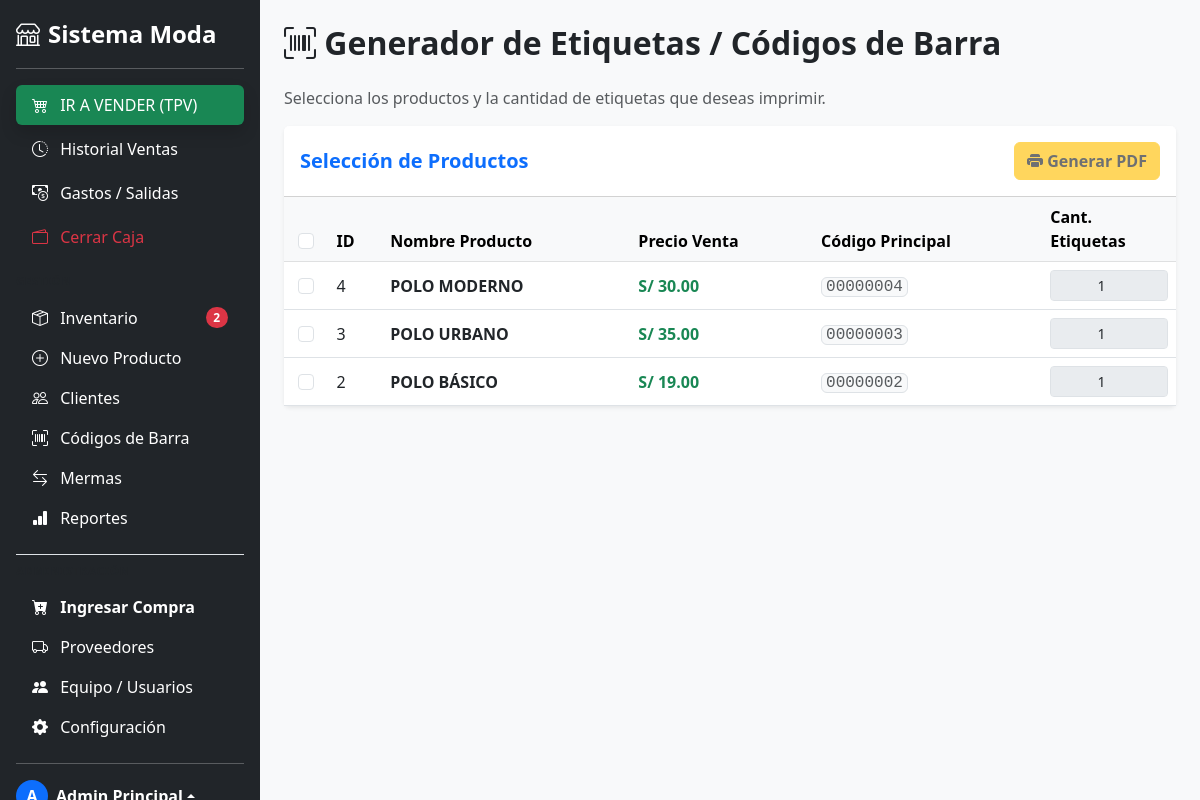
/etiqueta/index (signed in), run on the app's committed database.
### tables this page shows
CREATE TABLE IF NOT EXISTS `productos` (
  `id` int NOT NULL AUTO_INCREMENT,
  `codigo_barras_base` varchar(50) DEFAULT NULL,
  `nombre` varchar(200) NOT NULL,
  `descripcion` text,
  `activo` tinyint(1) DEFAULT '1',
  `categoria_id` int DEFAULT NULL,
  `precio_compra` decimal(10,2) DEFAULT NULL,
  `precio_venta` decimal(10,2) DEFAULT NULL,
  `imagen` varchar(255) DEFAULT NULL,
  `fecha_creacion` datetime DEFAULT CURRENT_TIMESTAMP,
  PRIMARY KEY (`id`),
  KEY `categoria_id` (`categoria_id`),
  CONSTRAINT `productos_ibfk_1` FOREIGN KEY (`categoria_id`) REFERENCES `categorias` (`id`)
);

### app/controllers/EtiquetaController.php (called while the page is built, shortened)
<?php
require_once '../app/models/Producto.php';
class EtiquetaController {
    public function index() {
        $productoModel = new Producto();
        $productos = $productoModel->listar();
        require_once '../app/views/etiquetas/index.php';
    }
}

### app/models/Producto.php (called while the page is built, shortened)
<?php
require_once '../app/core/Database.php';
class Producto {
    private $conn;
    public function __construct() {
        $database = new Database();
        $this->conn = $database->getConnection();
    }
    public function listar() {
        $sql = "SELECT p.id, p.nombre, p.precio_compra, p.precio_venta, p.categoria_id, p.activo,
                c.nombre as categoria_nombre,
                (SELECT IFNULL(SUM(stock_actual), 0) FROM producto_variantes WHERE producto_id = p.id) as stock_total
                FROM productos p
                LEFT JOIN categorias c ON p.categoria_id = c.id
                ORDER BY p.id DESC";
        $stmt = $this->conn->prepare($sql);
        $stmt->execute();
        return $stmt->fetchAll(PDO::FETCH_ASSOC);
    }
}

### app/core/Database.php (called while the page is built, shortened)
<?php
class Database {
    private $host;
    private $db_name;
    private $username;
    private $password;
    public function __construct() {
        $this->host     = getenv('DB_HOST')     ?: 'localhost';
        $this->db_name  = getenv('DB_NAME')     ?: 'sistema_moda';
        $this->username = getenv('DB_USER')     ?: 'root';
        $this->password = getenv('DB_PASS')     ?: '';
    }
    public function getConnection() {
        $this->conn = null;
        try {
            $this->conn = new PDO(
                "mysql:host=" . $this->host . ";dbname=" . $this->db_name . ";charset=utf8mb4",
                $this->username,
                $this->password
            );
            $this->conn->exec("set names utf8mb4");
            $this->conn->setAttribute(PDO::ATTR_ERRMODE, PDO::ERRMODE_EXCEPTION);
            $this->conn->setAttribute(PDO::ATTR_DEFAULT_FETCH_MODE, PDO::FETCH_ASSOC);
        } catch(PDOException $exception) {
            echo "Error de conexión: " . $exception->getMessage();
        }
        return $this->conn;
    }
}

### app/views/etiquetas/index.php (the view, shortened to what this page needs)
<!DOCTYPE html>
<html lang="es">
<head>
    <link href="https://cdn.jsdelivr.net/npm/bootstrap@5.3.0/dist/css/bootstrap.min.css" rel="stylesheet">
    <link rel="stylesheet" href="https://cdn.jsdelivr.net/npm/bootstrap-icons@1.11.0/font/bootstrap-icons.css">
</head>
<body class="bg-light">
<?php include '../app/views/layouts/sidebar.php'; ?>
<div class="main-content-area" style="height: 100vh; overflow-y: auto;">
    <div class="container-fluid p-4">
        <h2 class="fw-bold mb-4"><i class="bi bi-upc-scan"></i> Generador de Etiquetas / Códigos de Barra</h2>
        <p class="text-muted">Selecciona los productos y la cantidad de etiquetas que deseas imprimir.</p>
        <form action="<?= BASE_URL ?>/etiqueta/generar" method="POST" target="_blank">
            <div class="card shadow-sm border-0">
                <div class="card-header bg-white py-3 d-flex justify-content-between align-items-center">
                    <h5 class="m-0 text-primary fw-bold">Selección de Productos</h5>
                    <button type="submit" class="btn btn-warning text-dark fw-bold" id="btnGenerar" disabled>
                        <i class="bi bi-printer-fill"></i> Generar PDF
                    </button>
                </div>
                <div class="card-body p-0">
                    <div class="table-responsive">
                        <table class="table table-hover align-middle mb-0">
                            <thead class="table-light">
                                <tr>
                                    <th width="5%" class="text-center">
                                        <input type="checkbox" class="form-check-input" onclick="toggleAll(this)" title="Seleccionar Todos">
                                    </th>
                                    <th>ID</th>
                                    <th>Nombre Producto</th>
                                    <th>Precio Venta</th>
                                    <th>Código Principal</th>
                                    <th width="15%">Cant. Etiquetas</th>
                                </tr>
                            </thead>
                            <tbody>
                                <?php
                                if(empty($productos)): ?>
                                    <tr><td colspan="6" class="text-center py-4"><h4>No hay productos activos para etiquetar.</h4></td></tr>
                                <?php else: ?>
                                    <?php foreach($productos as $p): ?>
                                    <?php if($p['activo'] == 1): ?>
                                    <tr>
                                        <td class="text-center">
                                            <input type="checkbox" name="productos[]" value="<?= $p['id'] ?>" class="form-check-input chk-prod">
                                        </td>
                                        <td><?= $p['id'] ?></td>
                                        <td class="fw-bold"><?= $p['nombre'] ?></td>
                                        <td class="fw-bold text-success">S/ <?= number_format($p['precio_venta'], 2) ?></td>
                                        <td>
                                            <span class="font-monospace text-muted bg-light border px-1 rounded">
                                                <?= !empty($p['codigo_barras_base']) ? $p['codigo_barras_base'] : str_pad($p['id'], 8, '0', STR_PAD_LEFT) ?>
                                            </span>
                                        </td>
                                        <td>
                                            <input type="number" name="cantidad[<?= $p['id'] ?>]"
                                                   class="form-control form-control-sm text-center input-cantidad" value="1" min="1" disabled>
                                        </td>
                                    </tr>
                                    <?php endif; ?>
                                    <?php endforeach; ?>
                                <?php endif; ?>
                            </tbody>
                        </table>
                    </div>
                </div>
            </div>
        </form>
    </div>
</div>
</body>
</html>

### app/views/etiquetas/index.php (style rules this page uses)
@media (min-width: 992px) { .main-content-area { margin-left: 260px; width: calc(100% - 260px); } }

### data on the page
productos: id "4", nombre "POLO MODERNO", precio_venta "30.00", id "00000004"
productos: id "3", nombre "POLO URBANO", precio_venta "35.00", id "00000003"
productos: id "2", nombre "POLO BÁSICO", precio_venta "19.00", id "00000002"

### other printed values
$stock_bajo "2"
